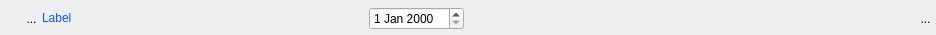
<?xml version="1.0" encoding="UTF-8"?>
<ui version="4.0">
 <class>WidgetDate</class>
 <widget class="QWidget" name="WidgetDate">
  <property name="geometry">
   <rect>
    <x>0</x>
    <y>0</y>
    <width>936</width>
    <height>35</height>
   </rect>
  </property>
  <property name="sizePolicy">
   <sizepolicy hsizetype="Preferred" vsizetype="Fixed">
    <horstretch>0</horstretch>
    <verstretch>0</verstretch>
   </sizepolicy>
  </property>
  <property name="minimumSize">
   <size>
    <width>0</width>
    <height>0</height>
   </size>
  </property>
  <property name="windowTitle">
   <string>Form</string>
  </property>
  <layout class="QHBoxLayout" name="horizontalLayout_2">
   <property name="spacing">
    <number>0</number>
   </property>
   <property name="leftMargin">
    <number>0</number>
   </property>
   <property name="topMargin">
    <number>2</number>
   </property>
   <property name="rightMargin">
    <number>0</number>
   </property>
   <property name="bottomMargin">
    <number>0</number>
   </property>
   <item>
    <layout class="QHBoxLayout" name="horizontalLayout">
     <property name="spacing">
      <number>0</number>
     </property>
     <item>
      <spacer name="horizontalSpacer_3">
       <property name="orientation">
        <enum>Qt::Horizontal</enum>
       </property>
       <property name="sizeType">
        <enum>QSizePolicy::Fixed</enum>
       </property>
       <property name="sizeHint" stdset="0">
        <size>
         <width>21</width>
         <height>20</height>
        </size>
       </property>
      </spacer>
     </item>
     <item>
      <widget class="MonBoutonValide" name="RBValide">
       <property name="minimumSize">
        <size>
         <width>21</width>
         <height>25</height>
        </size>
       </property>
       <property name="maximumSize">
        <size>
         <width>21</width>
         <height>25</height>
        </size>
       </property>
       <property name="focusPolicy">
        <enum>Qt::ClickFocus</enum>
       </property>
       <property name="styleSheet">
        <string notr="true">border : 0px</string>
       </property>
       <property name="text">
        <string>...</string>
       </property>
       <property name="icon">
        <iconset>
         <normaloff>../Editeur/icons/ast-green-ball.png</normaloff>../Editeur/icons/ast-green-ball.png</iconset>
       </property>
       <property name="iconSize">
        <size>
         <width>25</width>
         <height>25</height>
        </size>
       </property>
      </widget>
     </item>
    </layout>
   </item>
   <item>
    <widget class="QLabel" name="label">
     <property name="sizePolicy">
      <sizepolicy hsizetype="Fixed" vsizetype="Fixed">
       <horstretch>0</horstretch>
       <verstretch>0</verstretch>
      </sizepolicy>
     </property>
     <property name="minimumSize">
      <size>
       <width>300</width>
       <height>25</height>
      </size>
     </property>
     <property name="maximumSize">
      <size>
       <width>178</width>
       <height>16777215</height>
      </size>
     </property>
     <property name="frameShape">
      <enum>QFrame::NoFrame</enum>
     </property>
     <property name="text">
      <string>&lt;html&gt;&lt;head/&gt;&lt;body&gt;&lt;p&gt;&lt;span style=&quot; color:#0055ff;&quot;&gt;Label&lt;/span&gt;&lt;/p&gt;&lt;/body&gt;&lt;/html&gt;</string>
     </property>
    </widget>
   </item>
   <item>
    <widget class="QLabel" name="label_2">
     <property name="text">
      <string/>
     </property>
    </widget>
   </item>
   <item>
    <spacer name="horizontalSpacer">
     <property name="orientation">
      <enum>Qt::Horizontal</enum>
     </property>
     <property name="sizeType">
      <enum>QSizePolicy::Preferred</enum>
     </property>
     <property name="sizeHint" stdset="0">
      <size>
       <width>20</width>
       <height>20</height>
      </size>
     </property>
    </spacer>
   </item>
   <item>
    <widget class="QDateEdit" name="dateEdit"/>
   </item>
   <item>
    <spacer name="horizontalSpacer_2">
     <property name="orientation">
      <enum>Qt::Horizontal</enum>
     </property>
     <property name="sizeHint" stdset="0">
      <size>
       <width>411</width>
       <height>20</height>
      </size>
     </property>
    </spacer>
   </item>
   <item>
    <widget class="QLabel" name="label_5">
     <property name="text">
      <string/>
     </property>
    </widget>
   </item>
   <item>
    <widget class="QToolButton" name="RBPoubelle">
     <property name="minimumSize">
      <size>
       <width>21</width>
       <height>25</height>
      </size>
     </property>
     <property name="maximumSize">
      <size>
       <width>21</width>
       <height>25</height>
      </size>
     </property>
     <property name="focusPolicy">
      <enum>Qt::ClickFocus</enum>
     </property>
     <property name="styleSheet">
      <string notr="true">border : 0px</string>
     </property>
     <property name="text">
      <string>...</string>
     </property>
     <property name="icon">
      <iconset>
       <normaloff>../Editeur/icons/deleteRond.png</normaloff>../Editeur/icons/deleteRond.png</iconset>
     </property>
     <property name="iconSize">
      <size>
       <width>25</width>
       <height>25</height>
      </size>
     </property>
    </widget>
   </item>
  </layout>
 </widget>
 <customwidgets>
  <customwidget>
   <class>MonBoutonValide</class>
   <extends>QToolButton</extends>
   <header>monBoutonValide.h</header>
  </customwidget>
 </customwidgets>
 <resources/>
 <connections/>
</ui>
